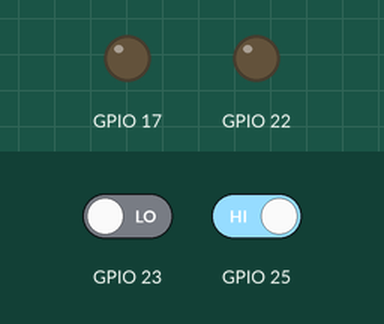
Simulated run of this program. Board: Raspberry Pi (BCM pin numbers). Parts: output pins drawn as LEDs (lit = HIGH). Dashed ring = blinking. Inputs (shaded band) come from the test bench; at power-on: GPIO 25 HIGH, GPIO 23 LOW. Sound played through the audio output is not drawn and takes no time. At 7.3 s the program stops and its outputs stay as they are.

Above: at 1.2 s.
1.3 s: GPIO 25 driven LOW
At 1.49 s:
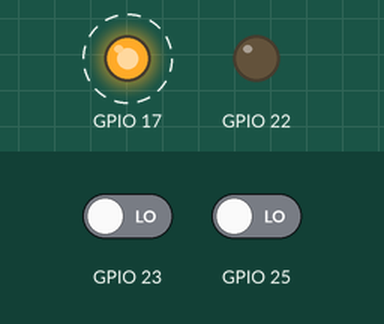
At 2.09 s:
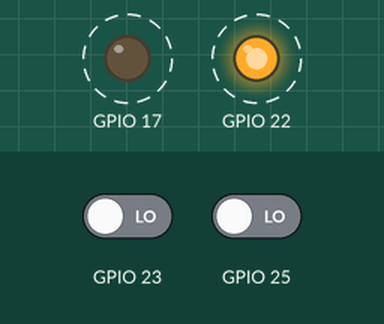
Timing chart, 0 to 8.5 s (numbered marks = the images above; inputs shaded):
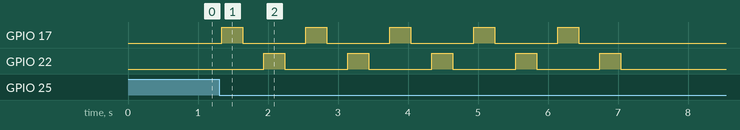

Measured:
- after the input at 1.3 s, GPIO 17: alternates HIGH for 0.30 s and LOW for 0.90 s, 10 changes in all, then stays LOW, starting at once; GPIO 22: alternates HIGH for 0.30 s and LOW for 0.90 s, 10 changes in all, then stays LOW, starting after 0.64 s

The program:

python1.py
```python
#!/usr/bin/env python

# Import os, sys, and GPIO modules and specific sleep function from time
import os
import sys
from time import sleep
import RPi.GPIO as GPIO

'''
Set to use Broadcom GPIO pin numbering and assigning pin functions.
Buttons take input while the LEDs receive output.
'''
GPIO.setmode(GPIO.BCM)
GPIO.setup(25, GPIO.IN)
#GPIO.setup(22, GPIO.IN)
GPIO.setup(23, GPIO.IN)
GPIO.setup(17,GPIO.OUT)
GPIO.setup(22,GPIO.OUT)

# Defining blink function to flash LED every .3 seconds for .3 seconds
def blink(pin):
        GPIO.output(pin,GPIO.HIGH)
        sleep(0.3)
        GPIO.output(pin,GPIO.LOW)
        sleep(0.3)

'''
I took .wav files from MicroSoft's old 3D pinball game.
This loop calls one of the .wav files and blinks the 2 LEDs 5 times while the sound runs (about 5 seconds).
Testing the sys.exit and GPIO.cleanup functions in the first if statement.
'''
while True:
        if (GPIO.input(25) == False):
                os.system('aplay shipstart.WAV &')
                for i in range(0,5):
                        blink(17)
                        blink(22)
                GPIO.cleanup()
                sys.exit()

# Commented out for later use.
#       if (GPIO.input(22) == False):
#               os.system('aplay laser.WAV &')

# Only runs the sound file. Does not blink the LEDs.
        if (GPIO.input(23) == False):
                os.system('aplay ship3.WAV &')

# This keeps one button press from running the loop multiple times.
        sleep(0.25);
```
